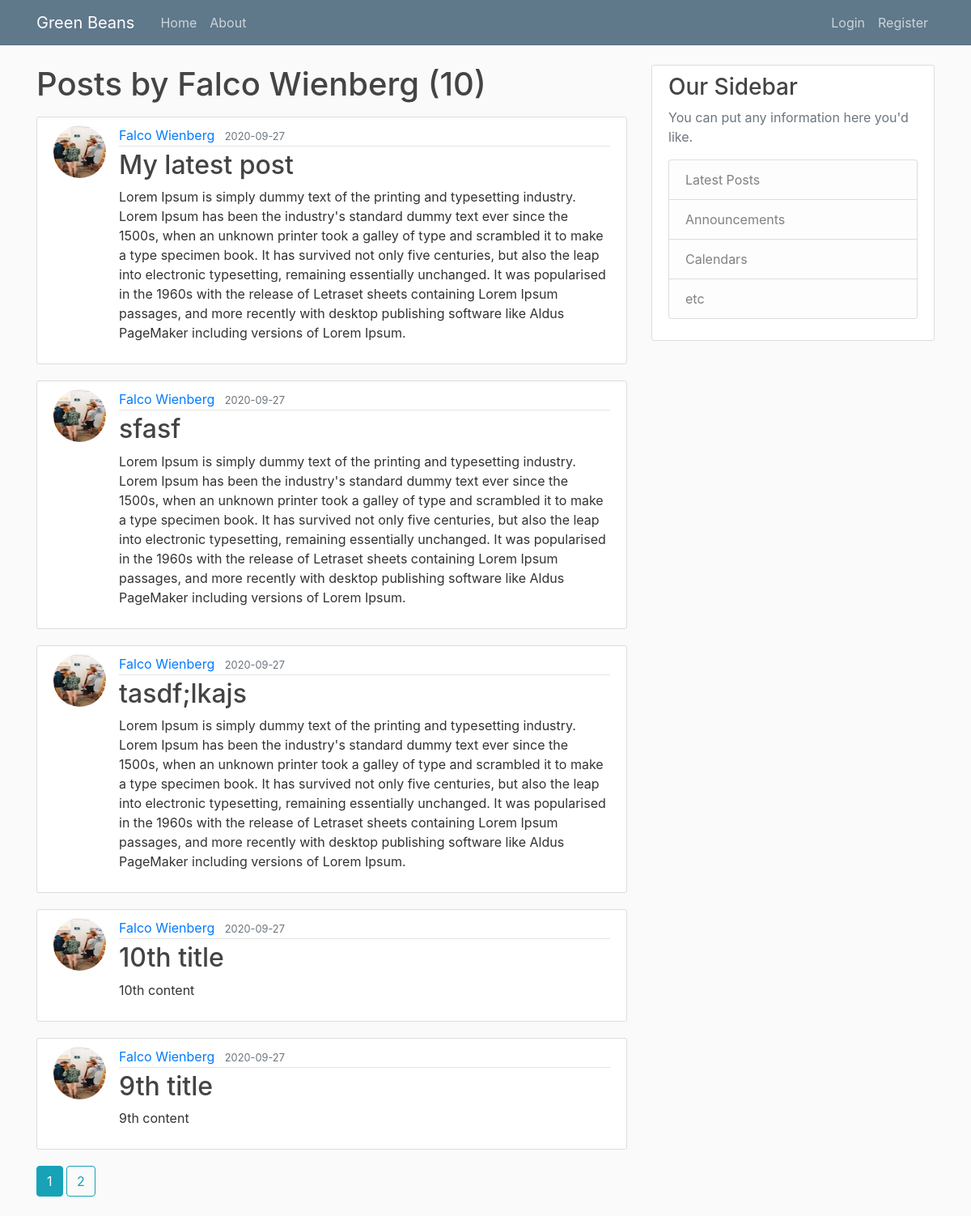
The app's page /user/Falco Wienberg with its own data.
### greenbeans/models.py (models this page shows, shortened)
class User(db.Model, UserMixin):
    id = db.Column(db.Integer, primary_key=True)
    username = db.Column(db.String(20), unique=True, nullable=False)
    email = db.Column(db.String(120), unique=True, nullable=False)
    image_file = db.Column(db.String(20), nullable=False, default='default.jpg')
    password = db.Column(db.String(60), nullable=False)
    posts = db.relationship('Post', backref='author', lazy="dynamic")

class Post(db.Model):
    id = db.Column(db.Integer, primary_key=True)
    title = db.Column(db.String(100), nullable=False)
    date_posted = db.Column(db.DateTime, nullable=False, default=datetime.utcnow)
    content = db.Column(db.Text, nullable=False)
    user_id = db.Column(db.Integer, db.ForeignKey('user.id'), nullable=False)

### greenbeans/routes.py (the view)
@app.route("/user/<string:username>")
def user_posts(username):
    page = request.args.get('page', 1, type=int)
    user = User.query.filter_by(username=username).first_or_404()
    posts = Post.query.filter_by(author=user)\
        .order_by(Post.date_posted.desc())\
        .paginate(per_page=5, page=page)
    return render_template('user_posts.html', posts=posts, user=user)

### greenbeans/templates/user_posts.html
{% extends "layout.html" %}
{% block content %}
    <h1 class="mb-3">Posts by {{ user.username }} ({{ posts.total }})</h1>
    {% for post in posts.items %}
        <article class="media content-section">
          <img class="rounded-circle article-img" src="{{ url_for('static', filename='profile_pics/' + post.author.image_file) }}">
          <div class="media-body">
            <div class="article-metadata">
              <a class="mr-2" href="{{ url_for('user_posts', username=post.author.username) }}">{{ post.author.username }}</a>
              <small class="text-muted">{{ post.date_posted.strftime('%Y-%m-%d') }}</small>
            </div>
            <h2><a class="article-title" href="{{ url_for('post', post_id=post.id) }}">{{ post.title }}</a></h2>
            <p class="article-content">{{ post.content }}</p>
          </div>
        </article>
    {% endfor %}
    {% for page_num in posts.iter_pages(left_edge=1, right_edge=1, left_current=1, right_current=2) %}
        {% if page_num %}
          {% if posts.page == page_num %}
            <a class="btn btn-info mb-4" href="{{ url_for('user_posts', username=user.username, page=page_num) }}">{{ page_num }}</a>
          {% else %}
            <a class="btn btn-outline-info mb-4" href="{{ url_for('user_posts', username=user.username, page=page_num) }}">{{ page_num }}</a>
          {% endif %}
        {% else %}
          ...
        {% endif %}
    {% endfor %}
{% endblock content %}

### greenbeans/static/main.css (style rules this page uses)
body { background: #fafafa; color: #333333; margin-top: 5rem; }
h1, h2, h3, h4, h5, h6 { color: #444444; }
.content-section { background: #ffffff; padding: 10px 20px; border: 1px solid #dddddd; border-radius: 3px; margin-bottom: 20px; }
.article-title { color: #444444; }
.article-content { white-space: pre-line; }
.article-img { height: 65px; width: 65px; margin-right: 16px; }
.article-metadata { padding-bottom: 1px; margin-bottom: 4px; border-bottom: 1px solid #e3e3e3 }

### records on screen
User: username "Falco Wienberg"
Post: image_file (picture), author.username "Falco Wienberg", date_posted "2020-09-27", title "My latest post", content "Lorem Ipsum is simply dummy text of the printing and typesetting industry. Lorem Ipsum has been the industry's standard dummy text ever since the 1500s, when an unknown printer took a galley of type and scrambled it to make a type specimen book. It has survived not only five centuries, but also the leap into electronic typesetting, remaining essentially unchanged. It was popularised in the 1960s with the release of Letraset sheets containing Lorem Ipsum passages, and more recently with desktop publishing software like Aldus PageMaker including versions of Lorem Ipsum."
Post: image_file (picture), author.username "Falco Wienberg", date_posted "2020-09-27", title "sfasf", content "Lorem Ipsum is simply dummy text of the printing and typesetting industry. Lorem Ipsum has been the industry's standard dummy text ever since the 1500s, when an unknown printer took a galley of type and scrambled it to make a type specimen book. It has survived not only five centuries, but also the leap into electronic typesetting, remaining essentially unchanged. It was popularised in the 1960s with the release of Letraset sheets containing Lorem Ipsum passages, and more recently with desktop publishing software like Aldus PageMaker including versions of Lorem Ipsum."
Post: image_file (picture), author.username "Falco Wienberg", date_posted "2020-09-27", title "tasdf;lkajs", content "Lorem Ipsum is simply dummy text of the printing and typesetting industry. Lorem Ipsum has been the industry's standard dummy text ever since the 1500s, when an unknown printer took a galley of type and scrambled it to make a type specimen book. It has survived not only five centuries, but also the leap into electronic typesetting, remaining essentially unchanged. It was popularised in the 1960s with the release of Letraset sheets containing Lorem Ipsum passages, and more recently with desktop publishing software like Aldus PageMaker including versions of Lorem Ipsum."
Post: image_file (picture), author.username "Falco Wienberg", date_posted "2020-09-27", title "10th title", content "10th content"
Post: image_file (picture), author.username "Falco Wienberg", date_posted "2020-09-27", title "9th title", content "9th content"

### other values on screen
{{ posts.total }} "10"
{{ page_num }} "1"
{{ page_num }} "2"
